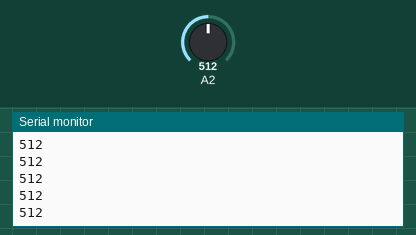
This sketch was run on a simulated Arduino Uno, built with avr-gcc and run on an emulated ATmega328P. Shown: the last lines printed to the serial monitor. Inputs (shaded band) come from the test bench; at power-on: A2 = 512.

Above: at 1.2 s.
1.3 s: A2 set to 716
At 1.31 s:
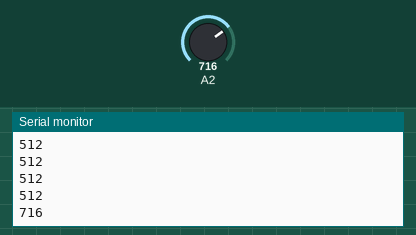
2.8 s: A2 set to 900
At 2.81 s:
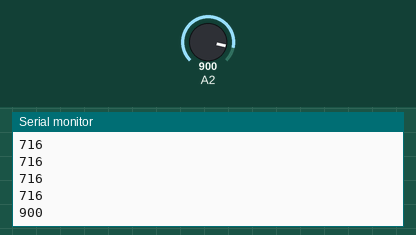
Timing chart, 0 to 5.8 s (numbered marks = the images above; inputs shaded):
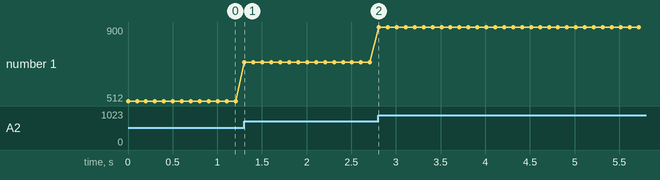

The sketch:

LDR.ino
```cpp
void setup() {
  pinMode(A2,INPUT);
  Serial.begin(9600);
}

void loop() {
  int value=analogRead(A2);
  Serial.println(value);
  delay(100);
}
```

Measured:
- after the input at 1.3 s, the serial monitor: prints a new line at once (image 1)
- after the input at 2.8 s, the serial monitor: prints a new line at once (image 2)
- plotted number 1: 512 → 716 after the input at 1.3 s, 716 → 900 after the input at 2.8 s
